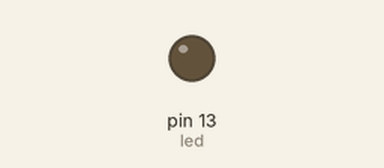
The sketch below on a simulated Arduino Uno, built with avr-gcc and run on an emulated ATmega328P. On the bench: output pins drawn as LEDs (lit = HIGH).

Above: at 1.2 s.
At 8.4 s:
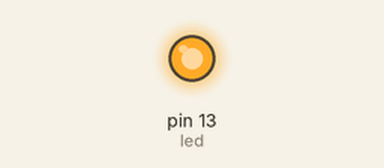
Timing chart, 0 to 8.7 s (numbered marks = the images above):
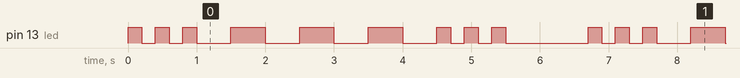

The sketch:

Chapter04_Code02.ino
```cpp
int led = 13;
void setup() // run once, when the sketch starts
{
  pinMode(led, OUTPUT); // sets the digital pin as output
}
void loop()
{
  // Morse for S
  flash(200);
  flash(200);
  flash(200);
  delay(300);

  // Morse for O
  flash(500);
  flash(500);
  flash(500);

  // Morse for S
  flash(200);
  flash(200);
  flash(200);
  delay(1000);
}


void flash(int duration)
{
  digitalWrite(led, HIGH);
  delay(duration);
  digitalWrite(led, LOW);
  delay(duration);
}
```

Measured:
- by itself, pin 13 (led): repeats every 6.7 s: 2 × (LOW 0.20 s, HIGH 0.20 s), 3 × (LOW 0.50 s, HIGH 0.50 s), LOW 0.50 s, 2 × (HIGH 0.20 s, LOW 0.20 s), HIGH 0.20 s, LOW 1.2 s, HIGH 0.20 s
- by itself, everything shown: repeats every 6.7 s, in 18 steps
